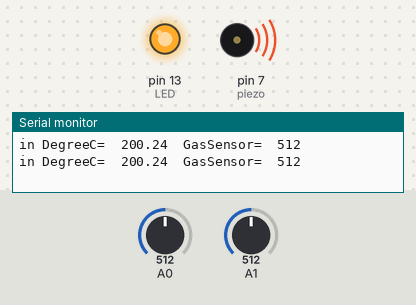
The sketch below on a simulated Arduino Uno, built with avr-gcc and run on an emulated ATmega328P. Shown: output pins drawn as LEDs (lit = HIGH), buzzer (waves = sounding, pin HIGH), the last lines printed to the serial monitor. The inputs (shaded band) are chosen by the test bench; at power-on: A1 = 512, A0 = 512.

Above: at 1.8 s.
1.9 s: A1 set to 281
3.4 s: A1 set to 247
At 4.9 s:
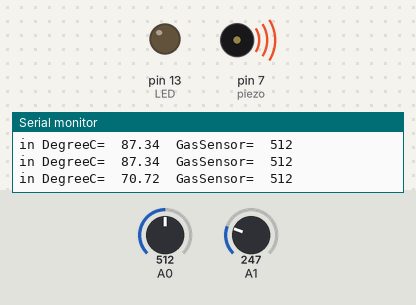
5.5 s: A0 set to 107
7.2 s: A0 set to 89
At 9.2 s:
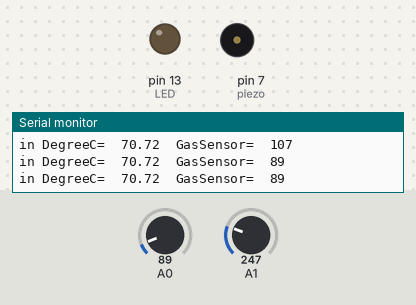
9.5 s: A1 set to 306
At 10.9 s:
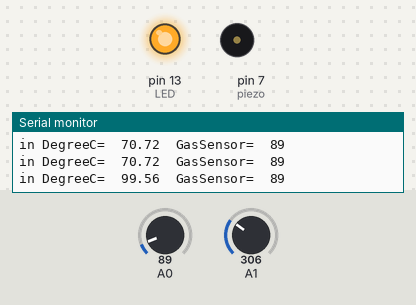
11.5 s: A1 set to 122
At 12.5 s:
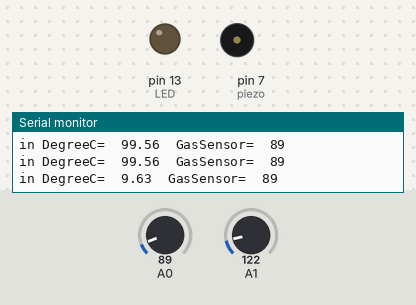
Timing chart, 0 to 14.5 s (numbered marks = the images above; inputs shaded):
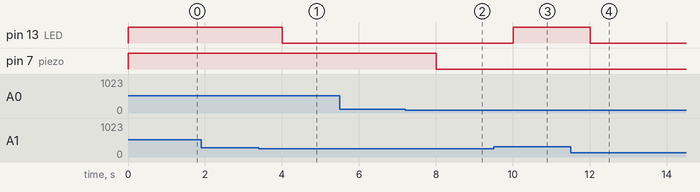

Measured:
- the behaviour switches between 266 and 265 on A1 (found by bisection; images 0 and 1)
- the behaviour switches between 100 and 99 on A0 (found by bisection; images 1 and 2)
- after the input at 3.4 s, pin 13 (LED): HIGH → LOW after 0.61 s
- after the input at 7.2 s, pin 7 (piezo): HIGH → LOW after 0.81 s
- after the input at 9.5 s, pin 13 (LED): LOW → HIGH after 0.51 s
- after the input at 11.5 s, pin 13 (LED): HIGH → LOW after 0.51 s

The sketch:

fire_alarm_system.ino
```cpp
float temp;
float vout;
float vout1;
int LED = 13;
int gasSensor;
int piezo = 7;

// Setup Arduino uno board
void setup(){
  pinMode(A0, INPUT);
  pinMode(A1, INPUT);
  pinMode(LED, OUTPUT);
  pinMode(piezo, OUTPUT);
  Serial.begin(9600);
}

//Processing and output
void loop(){
  vout = analogRead(A1);
  vout1 = (vout/1023)*5000;
  temp = (vout1-500)/10;
  gasSensor = analogRead(A0);
  if(temp >= 80){
    digitalWrite(LED,HIGH);
  }
  else{
    digitalWrite(LED,LOW);
  }
  if(gasSensor >= 100){
    digitalWrite(piezo,HIGH);
  }
  else{
    digitalWrite(piezo,LOW);
  }

  Serial.print("in DegreeC= ");
  Serial.print(" ");
  Serial.print(temp);
  Serial.print("\t");
  Serial.print("GasSensor= ");
  Serial.print(" ");
  Serial.print(gasSensor);
  Serial.println();
  delay(1000);
}
```
